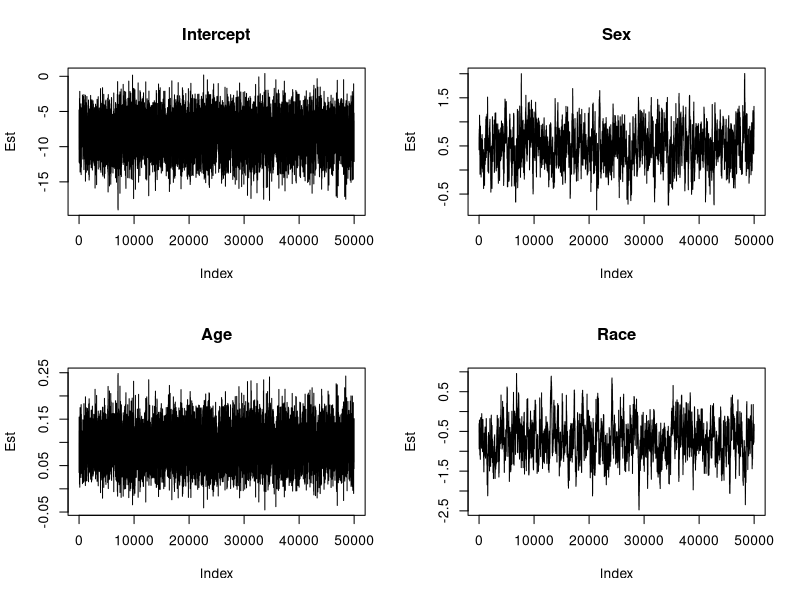
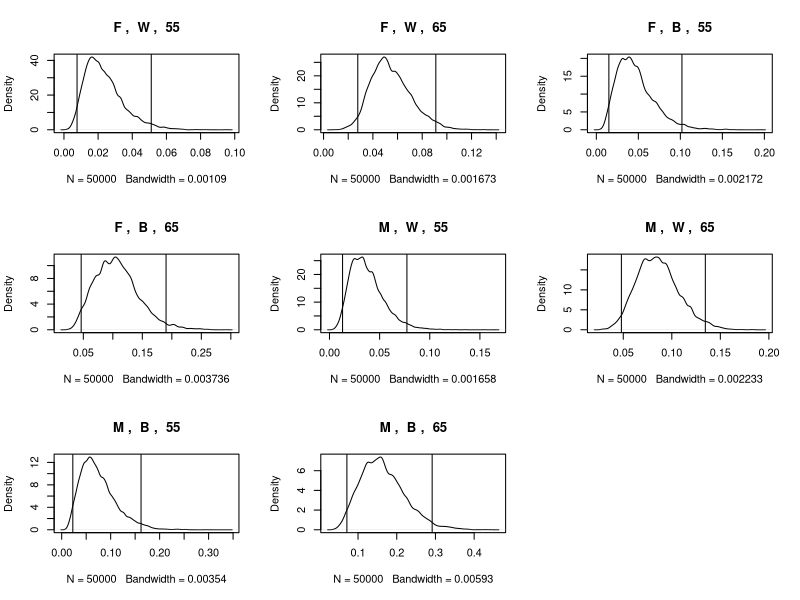

Recreate these plots in R, in order.
## ---- chunk 1
knitr::opts_chunk$set(echo = TRUE)
## ---- chunk 2

data <- read.table("gout.txt")

colnames(data) <- c('sex', 'race', 'age', 'serum_urate', 'gout')

data$gout <- ifelse(data$gout == "Y", 1, 0)

## ---- chunk 3

x <- as.matrix(model.matrix(~sex+age+race, data = data))[,-1]

model <- glm(gout ~ x, data = data, family = 'binomial')
summary(model)

## ---- chunk 4

# A function to evaluate the log of the posterior density
logP=function(y,X,b,b0,varB){
     Xb=X%*%b
     theta=exp(Xb)/(1+exp(Xb))
     logLik=sum( dbinom(x=y,p=theta,size=1,log=T)  )
     logPrior=sum(  dnorm(x=b,sd=sqrt(varB),mean=b0,log=T))
     return(logLik+logPrior)
   }


logisticRegressionBayes=function(y,X,nIter=12000,V=.02,varB=rep(10000,ncol(X)),b0=rep(0,ncol(X))){
 
  ####### Arguments #######################
  # y  a vector with 0/1 values
  # X  incidence matrix fo effects
  # b0,varB, the prior mean and prior variance bj~N(b0[j],varB[j])
  # V the variance of the normal distribution used to generate candidates~N(b[i-1],V)
  # nIter: number of iterations of the sampler
  # Details: generates samples from the posterior distribution of a logistic regression using a 
  # Metropolis algorithm
  #########################################
    
  # A matrix to store samples
   p=ncol(X)
   B=matrix(nrow=nIter,ncol=p)
 
   # Centering predictors
   meanX=colMeans(X)
   for(i in 2:p){ X[,i]=(X[,i]-meanX[i]) }

 
  # A vector to trace acceptancve
   accept=rep(NA,nIter)
   accept[1]=TRUE 
   
  # Initialize
   B[1,]=0
   B[1,1]=log(mean(y)/(1-mean(y)))
   b=B[1,]
  for(i in 2:nIter){
   
    candidate=rnorm(mean=b,sd=sqrt(V),n=p)
 
    logP_current=logP(y,X,b0=b0,varB=varB,b=b)
    logP_candidate=logP(y,X,b0=b0,varB=varB,b=candidate)
   
    r=min(1,exp(logP_candidate-logP_current))
    delta=rbinom(n=1,size=1,p=r)
   
    accept[i]=delta
   
    if(delta==1){ b=candidate }
    B[i,]=b
 
  }
  
  B[,1]=B[,1]-B[,-1]%*%meanX[-1] # absorbing means on the intercept
 
  return(list(B=B,accept=accept))
}

x_new = model.matrix(~sex+age+race,data=data)

b_model <- logisticRegressionBayes(data$gout, x_new, 55000)

result <- cbind(model$coefficients,colMeans(b_model$B[-(1:5000),]))

params <- b_model$B[-(1:5000),]
colnames(params) <- c("Intercept", "Sex", "Age", "Race")

## ---- chunk 5

library("coda")

params <- data.frame(params)

mcmc_obj <- mcmc(params)

obj_sum <- summary(mcmc_obj)

obj_sum

## ---- chunk 6

par(mfrow = c(2, 2))

plot(params$Intercept, xlab = "Index", ylab = "Est", main = "Intercept", type = "l")
plot(params$Sex, xlab = "Index", ylab = "Est", main = "Sex", type = "l")
plot(params$Age, xlab = "Index", ylab = "Est", main = "Age", type = "l")
plot(params$Race, xlab = "Index", ylab = "Est", main = "Race", type = "l")

size_se <- cbind(effectiveSize(mcmc_obj), obj_sum$statistics[,3])
colnames(size_se) <- c("Effective Size", "MC SE")

size_se

## ---- chunk 7

pts <- cbind(rep(c(0, 1), each = 4), rep(c(55, 65), 4), rep(c(1, 0), 2, each = 2))

par(mfrow = c(3, 3))

for(i in 1:length(pts[,1])){
    
    resp <- params[, 1] + params[, 2]*pts[i, 1] + params[, 3]*pts[i, 2]+ params[, 4]*pts[i, 3]

    resp <- exp(resp) / (exp(resp) + 1)
    
    sex <- ifelse(pts[i, 1] == 0, "F", "M")
    race <- ifelse(pts[i, 3] == 0, "B", "W")
    
    title <- paste(sex, ", ", race, ", ", as.character(pts[i, 2]))
    
    plot(density(resp), main = title)
    abline(v = quantile(resp, probs = c(0.025, 0.975)))
}

## ---- chunk 8

v_values <- c(.4, .2, .05, .001)

res <- cbind(rep(rep(NA, 4)), NA, NA)
row.names(res) <- v_values
colnames(res) <- c("Acc Rate", "Lag Corr", "Effective Size")

for(i in 1:length(v_values)){
    
    b_model <- logisticRegressionBayes(data$gout, model.matrix(~sex+age+race,data=data),
                                       55000, V = v_values[i])

    params <- b_model$B[-(1:5000),]
    colnames(params) <- c("Intercept", "Sex", "Age", "Race")
    
    res[i, 1] <- sum(b_model$accept)/length(b_model$accept)
    
    obj <- mcmc(params)
    
    res[i, 2] <- autocorr(obj[,3], lags = 100)
    
    res[i, 3] <- effectiveSize(obj)[3]

}

res
